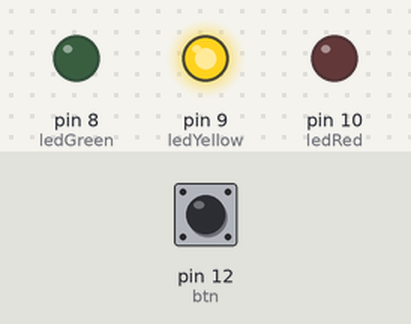
Recording of a sketch running on a simulated Arduino Uno, built with avr-gcc and run on an emulated ATmega328P. Shown: output pins drawn as LEDs (lit = HIGH). The test bench sets the inputs (shaded band); at power-on: pin 12 (btn) LOW.

Above: at 1.2 s.
1.3 s: pin 12 (btn) pulled HIGH for 0.15 s
At 1.9 s:
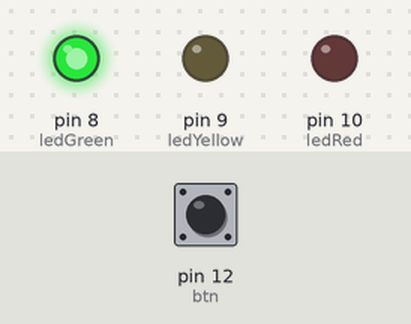
At 14.7 s:
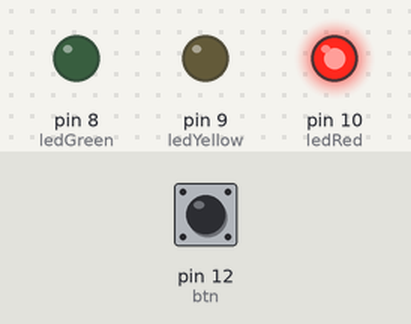
Timing chart, 0 to 17.8 s (numbered marks = the images above; inputs shaded):
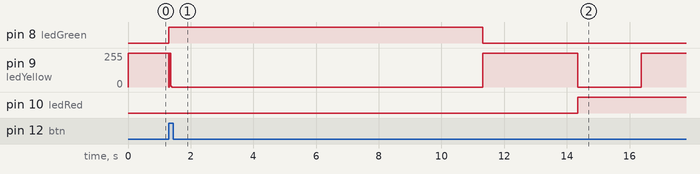

The sketch:

digifab-oblig2.ino
```cpp
//Representerer pins som deres responderende led lys
int ledRed = 10;
int ledYellow = 9;
int ledGreen = 8;
//Setter knappen til en pin
int btn = 12;

void setup() {
  //Erklerer lysene som outputs
  pinMode(ledRed, OUTPUT);
  pinMode(ledYellow, OUTPUT);
  pinMode(ledGreen, OUTPUT);
  //Erklerer knappen som en input
  pinMode(btn, INPUT);
  //lyset skal starte grønt
  digitalWrite(ledGreen, HIGH);
}

//Delay kan ikke bli avbrutt, så laget min egen funksjon
void myDelay(unsigned int dly) {
  while (dly --) {
    delay(1);
    if (digitalRead (btn) == HIGH) {
      break;
    }
  }
}

void loop() {

  if (digitalRead(btn) == LOW){
    changeLights();
  } else if (digitalRead (btn) == HIGH){
      delay(15);
      changeLights();
      delay(10000);
  }
}

void changeLights(){
  //Skru av grønn, skru på gul i 3 sek
  digitalWrite(ledGreen, LOW);
  digitalWrite(ledYellow, HIGH);
  //Hvis en fotgjenger trykker på knappen blir det grønt, og jeg antar alle kræsjer og dør.
  myDelay(3000);

  //Skru av gul, skru på rød i 2 sek
  digitalWrite(ledYellow, LOW);
  digitalWrite(ledRed, HIGH);
  //Hvis en fotgjenger trykker på knappen blir det grønt, og jeg antar alle kræsjer og dør.
  myDelay(2000);

  //rød er fremdeles på, ha også på gul i 2 sek
  digitalWrite(ledYellow, HIGH);
  //Hvis en fotgjenger trykker på knappen blir det grønt, og jeg antar alle kræsjer og dør.
  myDelay(2000);

  //Skru av gul og rød, sett på grønn i 3 sek
  digitalWrite(ledYellow, LOW);
  digitalWrite(ledRed, LOW);
  digitalWrite(ledGreen, HIGH);
  //Hvis en fotgjenger trykker på knappen blir det grønt, og jeg antar alle kræsjer og dør.
  myDelay(3000);
}
```
